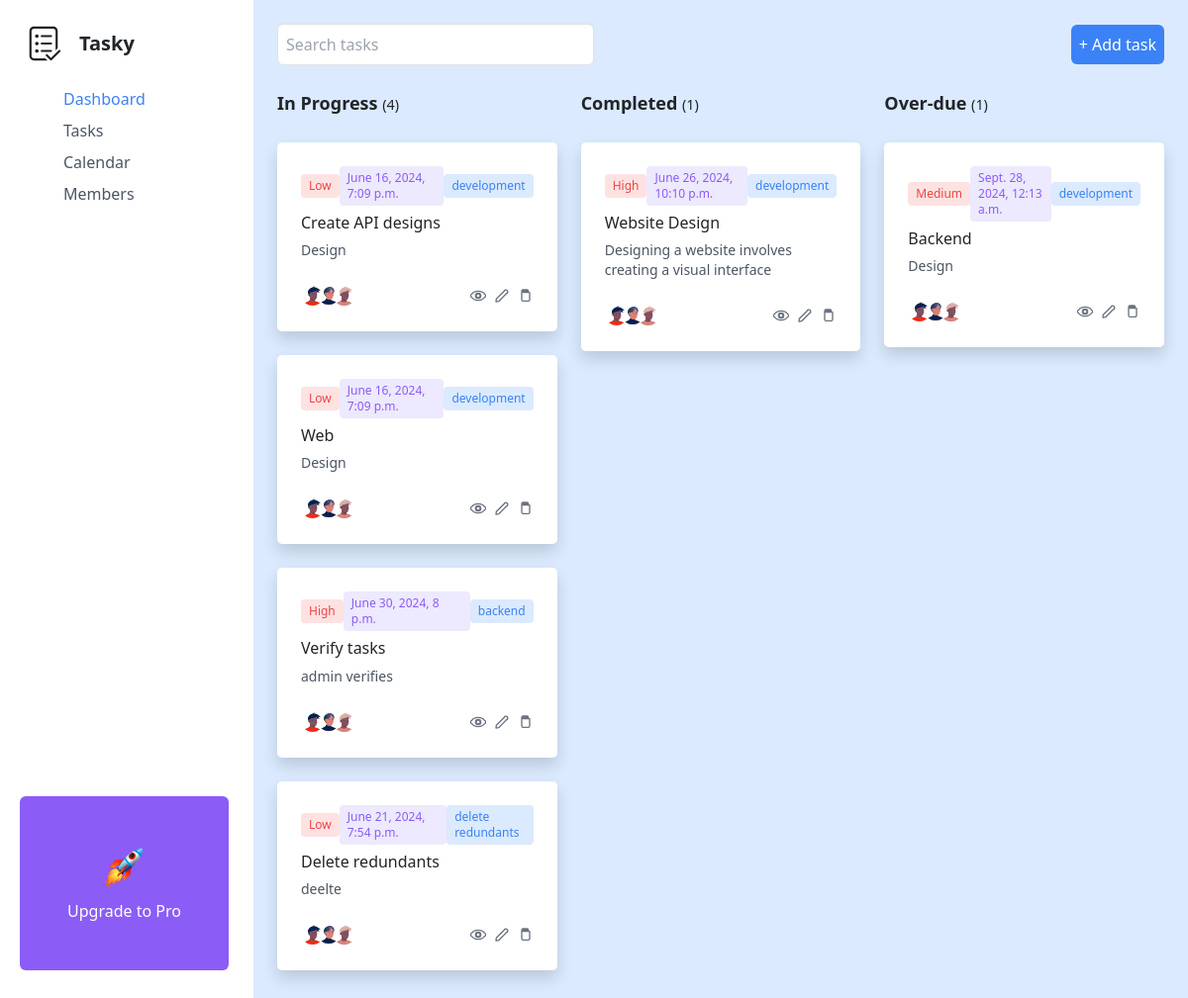
/welcome/dashboard, run on an earlier commit of the app's database.
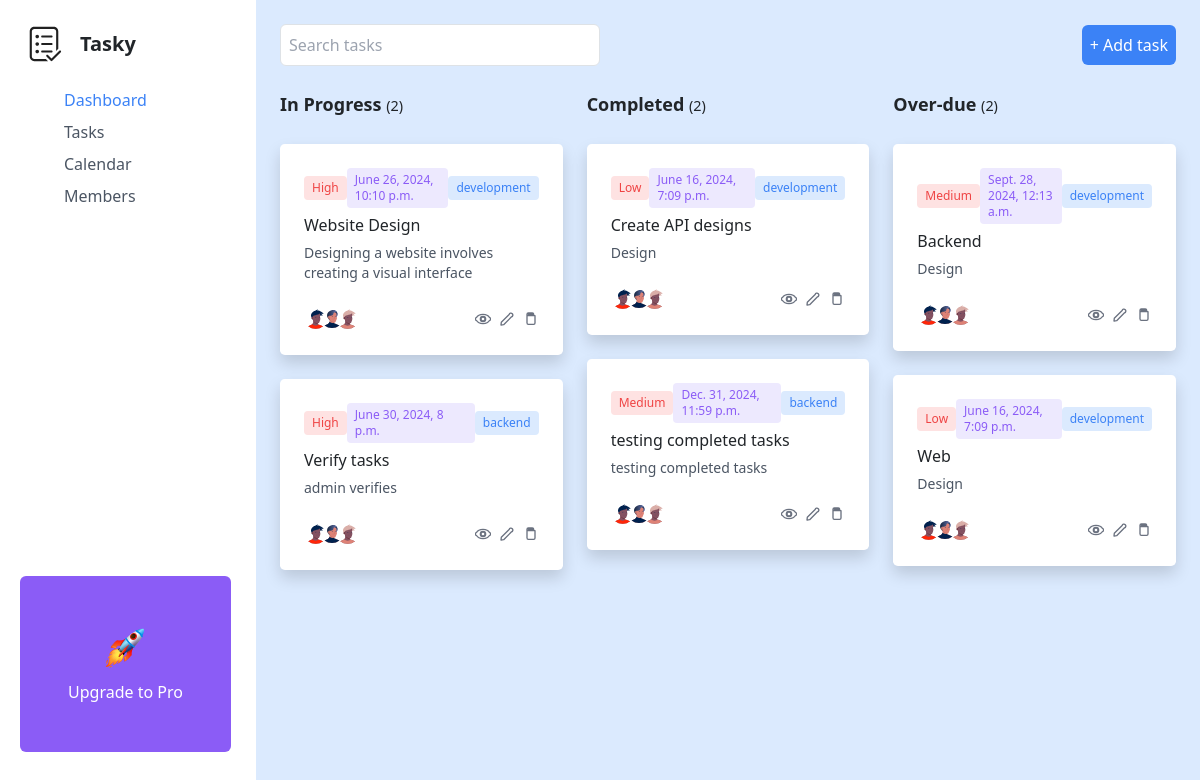
And on a later commit of the database.
### dashboard/models.py (models this page shows, shortened)
class Task(models.Model):
    STATUS_CHOICES = [
        ('In Progress', 'In Progress'),
        ('Completed', 'Completed'),
        ('Overdue', 'Overdue'),
    ]
    PRIORITY_CHOICES = [
        ('Low', 'Low'),
        ('Medium', 'Medium'),
        ('High', 'High'),
    ]
    title = models.CharField(max_length=255)
    description = models.TextField()
    status = models.CharField(max_length=20, choices=STATUS_CHOICES)
    priority = models.CharField(max_length=20, choices=PRIORITY_CHOICES)
    due_date = models.DateTimeField()
    category = models.CharField(max_length=100)
    assigned_to = models.ForeignKey(User, on_delete=models.CASCADE)

### templates/dashboard/views.py (the view)
# urls.py: path('dashboard', views.index, name='dashboard'),
def index(request):
    in_progress_tasks = Task.objects.filter(status='In Progress')
    count_in_progress = in_progress_tasks.count()
    completed_tasks = Task.objects.filter(status='Completed')
    count_completed = completed_tasks.count()
    overdue_tasks = Task.objects.filter(status='Overdue')
    count_overdue = overdue_tasks.count()
    all_tasks = Task.objects.all()
    users = User.objects.all()
    context = {
        'in_progress_tasks': in_progress_tasks,
        'completed_tasks': completed_tasks,
        'overdue_tasks': overdue_tasks,
        'all_tasks': all_tasks,
        'in_progress_counter': count_in_progress,
        'completed_counter': count_completed,
        'overdue_counter': count_overdue,
        'users': users,
    }
    return render(request, 'dashboard/index.html', context)

### templates/dashboard/index.html (shortened to what this page needs)
<!DOCTYPE html>
<html lang="en">
<head>
    <link href="https://stackpath.bootstrapcdn.com/bootstrap/4.5.2/css/bootstrap.min.css" rel="stylesheet">
    <link href="https://cdn.jsdelivr.net/npm/tailwindcss@2.2.19/dist/tailwind.min.css" rel="stylesheet">
    <link rel="stylesheet" href="https://cdnjs.cloudflare.com/ajax/libs/heroicons/1.0.6/heroicons.min.css" />
</head>
<body class="bg-blue-100">
    <div class="flex flex-col md:flex-row min-h-screen">
        {% load static %}
        {% include 'includes/sidebar.html' %}
        <main class="flex-1 p-6">
            <header class="flex items-center justify-between mb-6">
                <div class="flex items-center">
                    <input type="text" id="searchTasks"
                    placeholder="Search tasks" class="w-80 p-2 border rounded-md">
                </div>
                <div class="flex items-center">
                    <button id="addTaskBtn" class="ml-6 p-2 bg-blue-500 text-white rounded-md">+ Add task</button>
                </div>
            </header>
            <div class="grid grid-cols-3 gap-6">
                <div>
                    <h2 class="text-lg font-semibold mb-4">In Progress
                        <span class="small"> ({{ in_progress_counter }}) </span>
                    </h2>
                    {% for task in in_progress_tasks %}
                        <div
                        id="inProgressColumn"
                         class="bg-white p-4 my-6 rounded-lg shadow task-card status-column cursor-pointer"
                         draggable="true" data-task-id="{{ task.id }}">
                            <div class="bg-gray flex justify-between items-center mb-2">
                                <span class="text-xs bg-red-100 text-red-500 py-1 px-2 rounded">{{ task.priority}}</span>
                                <span class="text-xs bg-purple-100 text-purple-500 py-1 px-2 rounded">
                                    {{ task.due_date }}
                                </span>
                                <span class="text-xs bg-blue-100 text-blue-500 py-1 px-2 rounded"> {{ task.category }} </span>
                            </div>
                            <div>
                                <h3 class="text-md font-medium mb-2">{{ task.title }}</h3>
                                <p class="text-sm text-gray-600 mb-4">
                                    {{ task.description }}
                                </p>
                                <div class="flex items-center justify-between">
                                    <div class="flex">
                                        <img src="{% static 'img/avatar-1.svg' %}" alt="Avatar" class="w-6 h-6 rounded-full">
                                        <img src="{% static 'img/avatar-2.svg' %}" alt="Avatar" class="w-6 h-6 rounded-full -ml-2">
                                        <img src="{% static 'img/avatar-3.svg' %}" alt="Avatar" class="w-6 h-6 rounded-full -ml-2">
                                    </div>
                                    <div class="flex">
                                        <svg data-toggle="modal" data-target="#viewTaskModal" data-id="{{ task.id }}"
                                        xmlns="http://www.w3.org/2000/svg" fill="none" viewBox="0 0 24 24" stroke="currentColor" class="view-task-btn cursor-pointer w-4 h-4 text-gray-500 hover:text-gray-700">
                                            <path stroke-linecap="round" stroke-linejoin="round" stroke-width="2" d="M15 12a3 3 0 11-6 0 3 3 0 016 0zm1 0a4 4 0 11-8 0 4 4 0 018 0zm6-1.95C20.467 7.3 17.398 5 12 5S3.533 7.3 2 10.05a2 2 0 000 3.9C3.533 16.7 6.602 19 12 19s8.467-2.3 10-5.05a2 2 0 000-3.9z"/>
                                        </svg>
                                        <svg  data-toggle="modal" data-target="#updateTaskModal{{ task.id }}"
                                        xmlns="http://www.w3.org/2000/svg" fill="none" viewBox="0 0 24 24" stroke="currentColor" class="cursor-pointer w-4 h-4 mx-2 text-gray-500 hover:text-gray-700">
                                            <path stroke-linecap="round" stroke-linejoin="round" stroke-width="2" d="M15.232 5.232a2.828 2.828 0 113.536 3.536L7 20.536 3 21l.464-4L15.232 5.232z"/>
                                        </svg>
                                        <svg data-toggle="modal" data-target="#deleteTaskModal{{ task.id }}"
                                        xmlns="http://www.w3.org/2000/svg" fill="none" viewBox="0 0 24 24" stroke="currentColor" class="cursor-pointer w-4 h-4 text-gray-500 hover:text-gray-700">
                                            <path stroke-linecap="round" stroke-linejoin="round" stroke-width="2" d="M6 18L6 7M6 7h12m-6 0V5m4 0H8m10 2v11c0 1.104-.896 2-2 2H8c-1.104 0-2-.896-2-2V7m10 0h-4m4 0V5a2 2 0 00-2-2H8a2 2 0 00-2 2v2z"/>
                                        </svg>
                                    </div>
                                </div>
                            </div>
                        </div>
                    {% endfor %}
                </div>
                <div>
                    <h2 class="text-lg font-semibold mb-4">
                        Completed
                        <span class="small"> ({{ completed_counter }}) </span>
                    </h2>
                    {% for task in completed_tasks %}
                        <div class="task-card status-column cursor-pointer bg-white p-4 my-6 rounded-lg shadow"
                            draggable="true" data-task-id="{{ task.id }}"
                            id="completedColumn">
                            <div class="bg-gray flex justify-between items-center mb-2">
                                <span class="text-xs bg-red-100 text-red-500 py-1 px-2 rounded">{{ task.priority}}</span>
                                <span class="text-xs bg-purple-100 text-purple-500 py-1 px-2 rounded">
                                    {{ task.due_date }}
                                </span>
                                <span class="text-xs bg-blue-100 text-blue-500 py-1 px-2 rounded"> {{ task.category }} </span>
                            </div>
                            <div>
                                <h3 class="text-md font-medium mb-2">{{ task.title }}</h3>
                                <p class="text-sm text-gray-600 mb-4">
                                    {{ task.description }}
                                </p>
                                <div class="flex items-center justify-between">
                                    <div class="flex">
                                        <img src="{% static 'img/avatar-1.svg' %}" alt="Avatar" class="w-6 h-6 rounded-full">
                                        <img src="{% static 'img/avatar-2.svg' %}" alt="Avatar" class="w-6 h-6 rounded-full -ml-2">
                                        <img src="{% static 'img/avatar-3.svg' %}" alt="Avatar" class="w-6 h-6 rounded-full -ml-2">
                                    </div>
                                    <div class="flex">
                                        <svg data-toggle="modal" data-target="#viewTaskModal" data-id="{{ task.id }}"
                                        xmlns="http://www.w3.org/2000/svg" fill="none" viewBox="0 0 24 24" stroke="currentColor" class="view-task-btn cursor-pointer w-4 h-4 text-gray-500 hover:text-gray-700">
                                            <path stroke-linecap="round" stroke-linejoin="round" stroke-width="2" d="M15 12a3 3 0 11-6 0 3 3 0 016 0zm1 0a4 4 0 11-8 0 4 4 0 018 0zm6-1.95C20.467 7.3 17.398 5 12 5S3.533 7.3 2 10.05a2 2 0 000 3.9C3.533 16.7 6.602 19 12 19s8.467-2.3 10-5.05a2 2 0 000-3.9z"/>
                                        </svg>
                                        <svg  data-toggle="modal" data-target="#updateTaskModal{{ task.id }}"
                                        xmlns="http://www.w3.org/2000/svg" fill="none" viewBox="0 0 24 24" stroke="currentColor" class="cursor-pointer w-4 h-4 mx-2 text-gray-500 hover:text-gray-700">
                                            <path stroke-linecap="round" stroke-linejoin="round" stroke-width="2" d="M15.232 5.232a2.828 2.828 0 113.536 3.536L7 20.536 3 21l.464-4L15.232 5.232z"/>
                                        </svg>
                                        <svg data-toggle="modal" data-target="#deleteTaskModal{{ task.id }}"
                                        xmlns="http://www.w3.org/2000/svg" fill="none" viewBox="0 0 24 24" stroke="currentColor" class="cursor-pointer w-4 h-4 text-gray-500 hover:text-gray-700">
                                            <path stroke-linecap="round" stroke-linejoin="round" stroke-width="2" d="M6 18L6 7M6 7h12m-6 0V5m4 0H8m10 2v11c0 1.104-.896 2-2 2H8c-1.104 0-2-.896-2-2V7m10 0h-4m4 0V5a2 2 0 00-2-2H8a2 2 0 00-2 2v2z"/>
                                        </svg>
                                    </div>
                                </div>
                            </div>
                        </div>
                    {% endfor %}
                </div>
                <div>
                    <h2 class="text-lg font-semibold mb-4">
                        Over-due
                        <span class="small"> ({{ overdue_counter }}) </span>
                    </h2>
                    {% for task in overdue_tasks %}
                        <div class="task-card status-column cursor-pointer bg-white p-4 my-6 rounded-lg shadow"
                            draggable="true" data-task-id="{{ task.id }}"
                            id="overdueColumn">
                            <div class="bg-gray flex justify-between items-center mb-2">
                                <span class="text-xs bg-red-100 text-red-500 py-1 px-2 rounded">{{ task.priority}}</span>
                                <span class="text-xs bg-purple-100 text-purple-500 py-1 px-2 rounded">
                                    {{ task.due_date }}
                                </span>
                                <span class="text-xs bg-blue-100 text-blue-500 py-1 px-2 rounded"> {{ task.category }} </span>
                            </div>
                            <div>
                                <h3 class="text-md font-medium mb-2">{{ task.title }}</h3>
                                <p class="text-sm text-gray-600 mb-4">
                                    {{ task.description }}
                                </p>
                                <div class="flex items-center justify-between">
                                    <div class="flex">
                                        <img src="{% static 'img/avatar-1.svg' %}" alt="Avatar" class="w-6 h-6 rounded-full">
                                        <img src="{% static 'img/avatar-2.svg' %}" alt="Avatar" class="w-6 h-6 rounded-full -ml-2">
                                        <img src="{% static 'img/avatar-3.svg' %}" alt="Avatar" class="w-6 h-6 rounded-full -ml-2">
                                    </div>
                                    <div class="flex">
                                        <svg data-toggle="modal" data-target="#viewTaskModal" data-id="{{ task.id }}"
                                        xmlns="http://www.w3.org/2000/svg" fill="none" viewBox="0 0 24 24" stroke="currentColor" class="view-task-btn cursor-pointer w-4 h-4 text-gray-500 hover:text-gray-700">
                                            <path stroke-linecap="round" stroke-linejoin="round" stroke-width="2" d="M15 12a3 3 0 11-6 0 3 3 0 016 0zm1 0a4 4 0 11-8 0 4 4 0 018 0zm6-1.95C20.467 7.3 17.398 5 12 5S3.533 7.3 2 10.05a2 2 0 000 3.9C3.533 16.7 6.602 19 12 19s8.467-2.3 10-5.05a2 2 0 000-3.9z"/>
                                        </svg>
                                        <svg  data-toggle="modal" data-target="#updateTaskModal{{ task.id }}"
                                        xmlns="http://www.w3.org/2000/svg" fill="none" viewBox="0 0 24 24" stroke="currentColor" class="cursor-pointer w-4 h-4 mx-2 text-gray-500 hover:text-gray-700">
                                            <path stroke-linecap="round" stroke-linejoin="round" stroke-width="2" d="M15.232 5.232a2.828 2.828 0 113.536 3.536L7 20.536 3 21l.464-4L15.232 5.232z"/>
                                        </svg>
                                        <svg data-toggle="modal" data-target="#deleteTaskModal{{ task.id }}"
                                        xmlns="http://www.w3.org/2000/svg" fill="none" viewBox="0 0 24 24" stroke="currentColor" class="cursor-pointer w-4 h-4 text-gray-500 hover:text-gray-700">
                                            <path stroke-linecap="round" stroke-linejoin="round" stroke-width="2" d="M6 18L6 7M6 7h12m-6 0V5m4 0H8m10 2v11c0 1.104-.896 2-2 2H8c-1.104 0-2-.896-2-2V7m10 0h-4m4 0V5a2 2 0 00-2-2H8a2 2 0 00-2 2v2z"/>
                                        </svg>
                                    </div>
                                </div>
                            </div>
                        </div>
                    {% endfor %}
                </div>
            </div>
        </main>
    </div>
</body>
</html>

### templates/includes/sidebar.html (shortened to what this page needs)
{% load static %}
<aside class="w-64 bg-white p-6">
    <div class="flex items-center mb-6">
        <img src="{% static 'img/tasks-app-svgrepo-com.svg' %}" alt="Tasky Logo" class="h-10 mr-3">
        <span class="text-xl font-semibold">Tasky</span>
    </div>
    <nav>
        <ul>
            <li class="mb-2 sm:mb-4"><a href="/welcome/dashboard"
                class="flex items-center text-blue-500 font-medium"><svg class="w-6 h-6 mr-3" fill="currentColor" viewBox="0 0 20 20"><path d="..."/></svg>Dashboard</a></li>
            <li class="mb-2 sm:mb-4"><a href="/welcome/tasks"
                class="flex items-center text-gray-600">
                <svg class="w-6 h-6 mr-3" fill="currentColor" viewBox="0 0 20 20"><path d="..."/></svg>Tasks</a></li>
            <li class="mb-2 sm:mb-4"><a href="#" class="flex items-center text-gray-600"><svg class="w-6 h-6 mr-3" fill="currentColor" viewBox="0 0 20 20"><path d="..."/></svg>Calendar</a></li>
            <li class="mb-2 sm:mb-4"><a href="#" class="flex items-center text-gray-600"><svg class="w-6 h-6 mr-3" fill="currentColor" viewBox="0 0 20 20"><path d="..."/></svg>Members</a></li>
        </ul>
    </nav>
    <button class="absolute bottom-12 left-5 p-5 py-5 flex flex-col items-center justify-center bg-purple-500 text-white rounded-md">
        <img src="{% static 'img/rocket.svg' %}" alt="Rocket" class="w-12 h-12 mb-2">
        <div class="text-center">Upgrade to Pro</div>
    </button>
</aside>

What changed in the data, as far as the page shows it:
removed Task: priority "Low", due_date "June 21, 2024, 7:54 p.m.", category "delete redundants", title "Delete redundants", description "deelte", shown under "In Progress (4)"
changed Task "Website Design": moves from the list under "Completed (1)" to the list under "In Progress (2)"
changed Task "Create API designs": moves from the list under "In Progress (4)" to the list under "Completed (2)"
added Task: priority "Medium", due_date "Dec. 31, 2024, 11:59 p.m.", category "backend", title "testing completed tasks", description "testing completed tasks", shown under "Completed (2)"
changed Task "Web": moves from the list under "In Progress (4)" to the list under "Over-due (2)"
Also different on the page:
{{ in_progress_counter }}: "4" → "2"
{{ completed_counter }}: "1" → "2"
{{ overdue_counter }}: "1" → "2"
